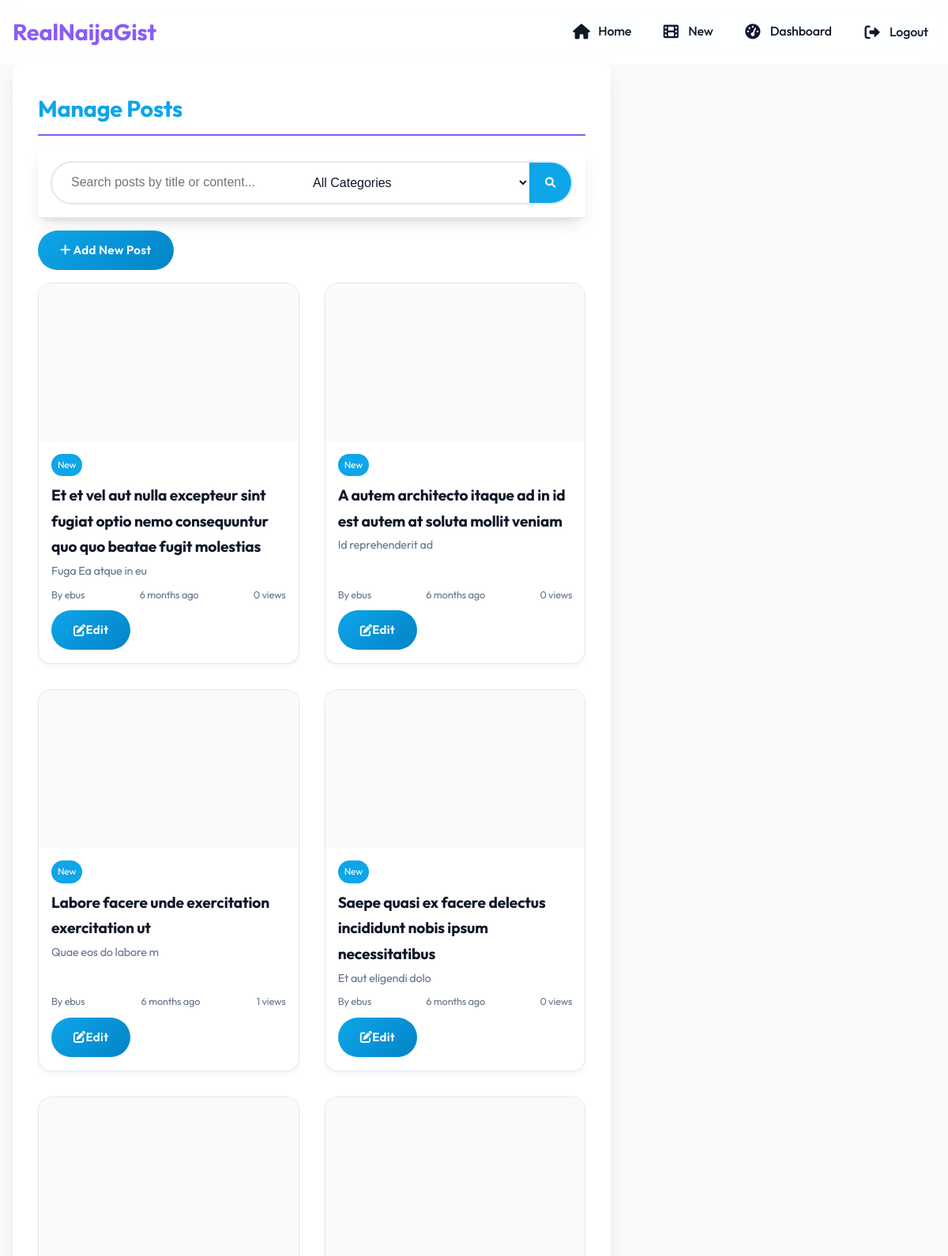
The page /superuser/posts/ (signed in, upper part) on the database as committed earlier.
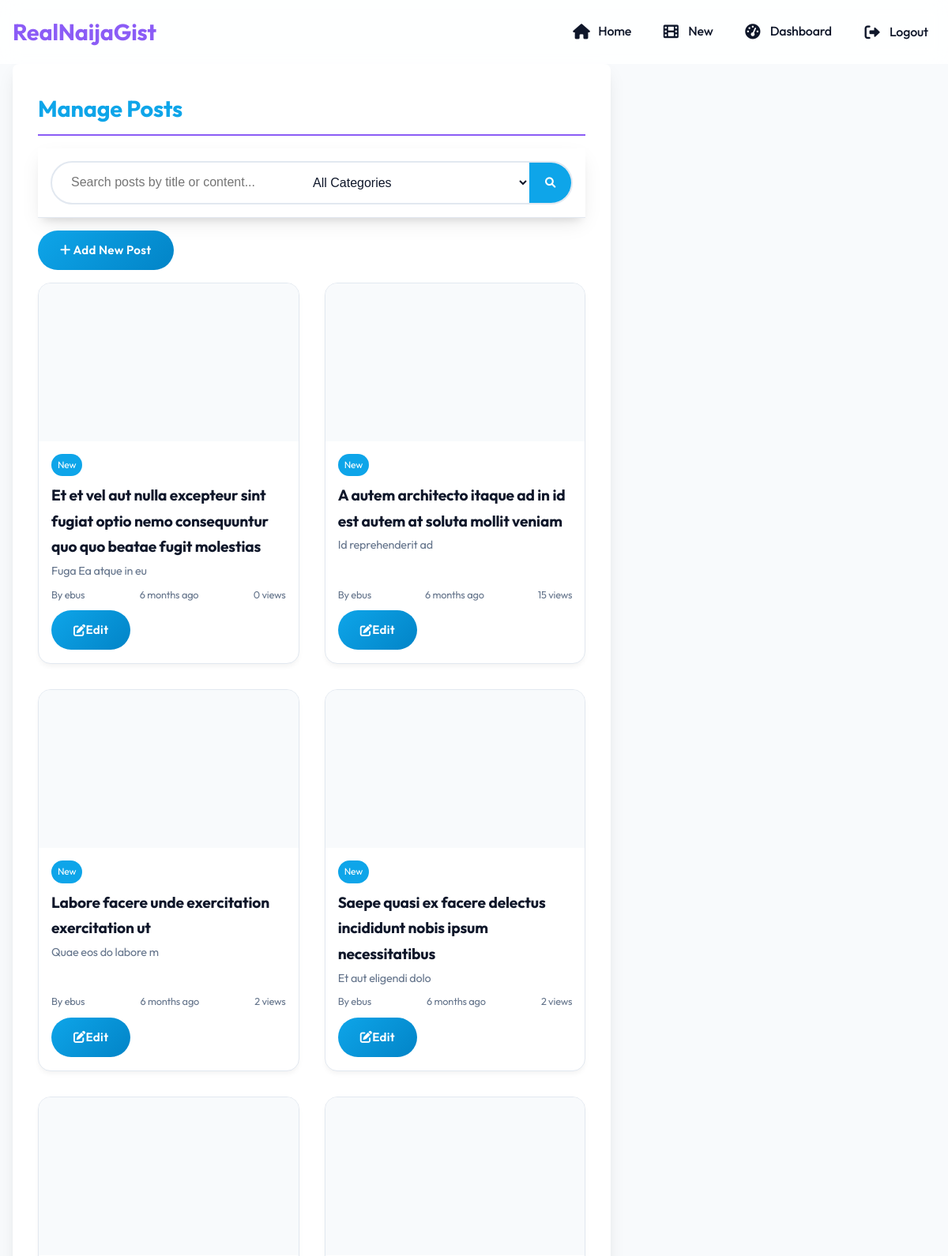
The same page on the database as committed later.
### news/models.py (models this page shows, shortened)
class Category(models.Model):
    name = models.CharField(max_length=50, unique=True)
    slug = models.SlugField(max_length=100, unique=True, db_index=True)
    description = models.TextField(max_length=200, blank=True)
    created_at = models.DateTimeField(auto_now_add=True)
    class Meta:
        ordering = ['name']
        verbose_name_plural = 'categories'

class Post(models.Model):
    class PostStatus(models.TextChoices):
        DRAFT = 'draft', 'Draft'
        PUBLISHED = 'published', 'Published'
        ARCHIVED = 'archived', 'Archived'
    title = models.CharField(max_length=200)
    slug = models.SlugField(max_length=250, unique=True, db_index=True)
    content = CKEditor5Field(config_name='default')
    status = models.CharField(
        max_length=20,
        choices=PostStatus.choices,
        default=PostStatus.DRAFT,
        db_index=True
    )
    excerpt = models.TextField(max_length=500, blank=True)
    meta_description = models.CharField(max_length=160, blank=True)
    meta_keywords = models.CharField(max_length=255, blank=True)
    featured_image = CloudinaryField('image', blank=True, null=True)
    featured_image_webp = models.ImageField(upload_to='blog/images/webp/', blank=True, null=True, help_text="WebP version for faster loading")
    image_alt_text = models.CharField(max_length=100, blank=True)
    cdn_image_url = models.URLField(max_length=500, blank=True, help_text="Direct CDN URL (overrides uploaded image)")
    featured_video = models.FileField(upload_to='blog/videos/', blank=True, null=True, help_text="Featured video for the post")
    video_thumbnail = models.ImageField(upload_to='blog/videos/thumbnails/', blank=True, null=True, help_text="Custom thumbnail for video")
    video_duration = models.PositiveIntegerField(blank=True, null=True, help_text="Video duration in seconds")
    video_embed_url = models.URLField(max_length=500, blank=True, help_text="YouTube/Vimeo embed URL")
    is_video_post = models.BooleanField(default=False, help_text="Mark if this post is primarily a video post")
    category = models.ForeignKey(Category, on_delete=models.CASCADE, related_name='posts')
    author = models.ForeignKey('auth.User', on_delete=models.CASCADE, related_name='posts')
    tags = TaggableManager(blank=True)
    created_at = models.DateTimeField(auto_now_add=True, db_index=True)
    updated_at = models.DateTimeField(auto_now=True)
    published_at = models.DateTimeField(blank=True, null=True)
    views = models.PositiveIntegerField(default=0)
    likes = models.PositiveIntegerField(default=0)
    shares = models.PositiveIntegerField(default=0)
    is_trending = models.BooleanField(default=False)  # Currently trending
    class Meta:
        ordering = ['-created_at']
        indexes = [
            models.Index(fields=['status', 'created_at']),
            models.Index(fields=['category', 'status']),
            models.Index(fields=['author', 'status']),
            models.Index(fields=['is_trending', 'created_at']),
            models.Index(fields=['is_video_post', 'created_at']),
        ]

### news/views.py (the view)
# urls.py: path('superuser/posts/', views.post_list, name='post_list'),
@login_required
@user_passes_test(is_staff)
def post_list(request):
    query = request.GET.get('q', '')
    category_id = request.GET.get('category', '')
    posts = Post.objects.select_related('category', 'author').all()
    if query:
        posts = posts.filter(Q(title__icontains=query) | Q(content__icontains=query))
    if category_id:
        posts = posts.filter(category_id=category_id)
    paginator = Paginator(posts, 10)
    page_number = request.GET.get('page')
    page_obj = paginator.get_page(page_number)
    categories = Category.objects.all()
    context = {
        'page_obj': page_obj,
        'categories': categories,
        'query': query,
        'selected_category': category_id,
        'current_year': datetime.now().year,
    }
    return render(request, 'post_list.html', context)

### news/context_processors.py (called while the page is built)
def global_context(request):
    return {
        'categories': Category.objects.all(),
        'current_year': settings.CURRENT_YEAR,
    }

### news/views.py (called while the page is built)
def is_staff(user):
    return user.is_staff or user.is_superuser

### templates/post_list.html (shortened to what this page needs)
{% extends 'base.html' %}
{% load static %}
{% block content %}
<div class="container">
    <main class="main-content">
        <h1 class="category-title">Manage Posts</h1>
        <div class="search-container">
            <form method="get" class="search-box">
                <input type="text" name="q" value="{{ query }}" class="search-input" placeholder="Search posts by title or content...">
                <select name="category" class="search-input">
                    <option value="">All Categories</option>
                </select>
                <button type="submit" class="search-btn"><i class="fas fa-search"></i></button>
            </form>
        </div>
        <a href="{% url 'news:post_create' %}" class="btn-primary" style="display: inline-block; margin: 1rem 0;"><i class="fas fa-plus"></i> Add New Post</a>
        <div class="posts-grid">
            {% for post in page_obj %}
                <article class="post-card">
                    {% if post.image_url %}
                        <img src="{{ post.image_url }}" alt="{{ post.title }}" class="post-image" loading="lazy">
                    {% else %}
                        <div class="post-image" style="background: var(--light-gray);"></div>
                    {% endif %}
                    <div class="post-content">
                        <span class="post-category">{{ post.category.name }}</span>
                        <h2 class="post-title">{{ post.title }}</h2>
                        <p class="post-excerpt">{{ post.excerpt|truncatewords:20 }}</p>
                        <div class="post-meta">
                            <span>By {{ post.author.username }}</span>
                            <span>{{ post.created_at|timesince }} ago</span>
                            <span>{{ post.views }} views</span>
                        </div>
                        <div style="margin-top: 0.5rem;">
                            <a href="{% url 'news:post_update' post.pk %}" class="btn-primary"><i class="fas fa-edit"></i> Edit</a>
                            <a href="{% url 'news:post_delete' post.pk %}" class="btn-secondary"><i class="fas fa-trash"></i> Delete</a>
                        </div>
                    </div>
                </article>
            {% empty %}
                <p>No posts found.</p>
            {% endfor %}
        </div>
    </main>
</div>
{% endblock %}

### templates/base.html (shortened to what this page needs)
{% load static %}
<!DOCTYPE html>
<html lang="en">
<head>
    <link href="https://cdnjs.cloudflare.com/ajax/libs/font-awesome/6.0.0/css/all.min.css" rel="stylesheet"
        media="print" onload="this.media='all'">
    <link rel="stylesheet" href="{% static 'css/styles.css' %}">
</head>
<body>
    {% block header %}
    <header class="header">
        <nav class="nav-container" aria-label="Main navigation">
            <a href="{% url 'news:home' %}" class="logo">RealNaijaGist</a>
            <ul class="nav-menu" id="navMenu">
                <li><a href="{% url 'news:home' %}" class="{% if request.path == '/' %}active{% endif %}"
                        aria-current="{% if request.path == '/' %}page{% endif %}"><i class="fas fa-home"
                            aria-hidden="true"></i> Home</a></li>
                {% for category in categories|slice:":3" %}
                <li><a href="{% url 'news:category_detail' category.slug %}"
                        class="{% if category.slug in request.path %}active{% endif %}"
                        aria-current="{% if category.slug in request.path %}page{% endif %}"><i class="fas fa-film"
                            aria-hidden="true"></i> {{ category.name }}</a></li>
                {% endfor %}
                {% if user.is_authenticated %}
                {% if user.is_superuser or user.is_staff %}
                <li><a href="{% url 'news:admin_dashboard' %}"
                        class="{% if 'admin_dashboard' in request.path %}active{% endif %}"
                        aria-current="{% if 'admin_dashboard' in request.path %}page{% endif %}"><i
                            class="fas fa-tachometer-alt" aria-hidden="true"></i> Dashboard</a></li>
                {% endif %}
                <li><a href="{% url 'news:logout' %}" class="btn-secondary"><i class="fas fa-sign-out-alt"
                            aria-hidden="true"></i> Logout</a></li>
                {% else %}
                <li><a href="{% url 'news:login' %}" class="btn-secondary"><i class="fas fa-sign-in-alt"
                            aria-hidden="true"></i> Login</a></li>
                <li><a href="{% url 'news:register' %}" class="btn-primary"><i class="fas fa-user-plus"
                            aria-hidden="true"></i> Register</a></li>
                {% endif %}
            </ul>
        </nav>
    </header>
    {% endblock %}
    <main id="main-content" tabindex="-1">
        {% block content %}{% endblock %}
    </main>
</body>
</html>

Rows that differ between the two databases and show on the page:
changed Post "A autem architecto itaque ad in id est autem at soluta mollit veniam": views "0" → "15"
changed Post "Labore facere unde exercitation exercitation ut": views "1" → "2"
changed Post "Saepe quasi ex facere delectus incididunt nobis ipsum necessitatibus": views "0" → "2"
